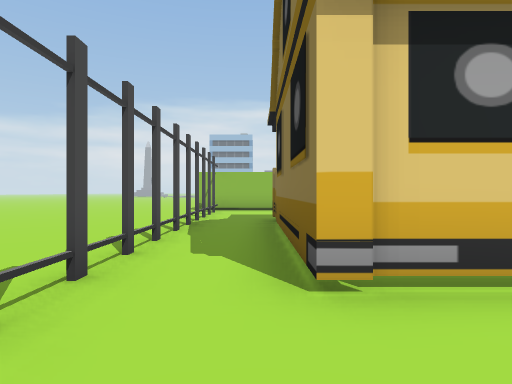
view 1 (above)

18 first-person views from a walk through a Unity game level. The camera is 1.4 m above the floor, looks level and sees 75° across. The floor is counted in squares, 2 m on a side. Each view is taken from the middle of a square. On the plan, view 1 faces up. The plan holds only what a view shows up to about 10 squares ahead; the rest is blank. The place goes on beyond the plan.

view 2
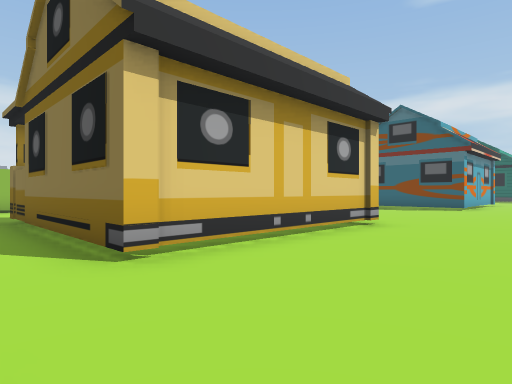

view 3
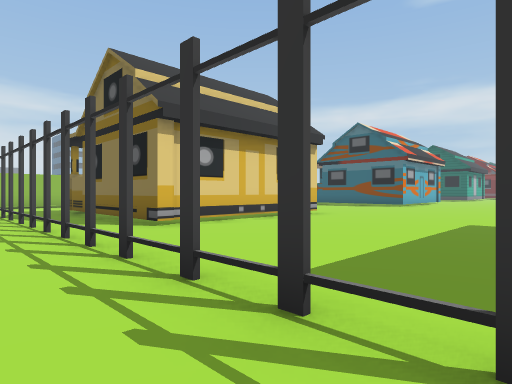

view 4
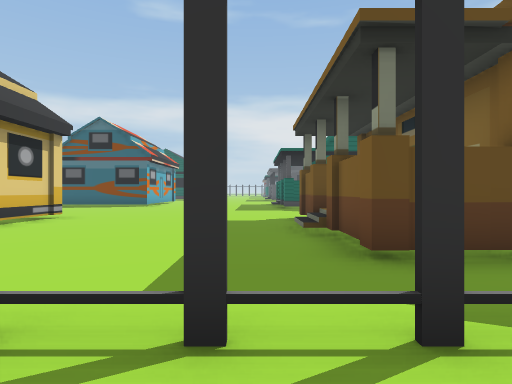

view 5
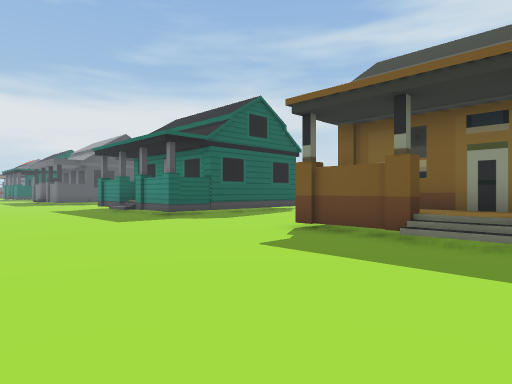

view 6
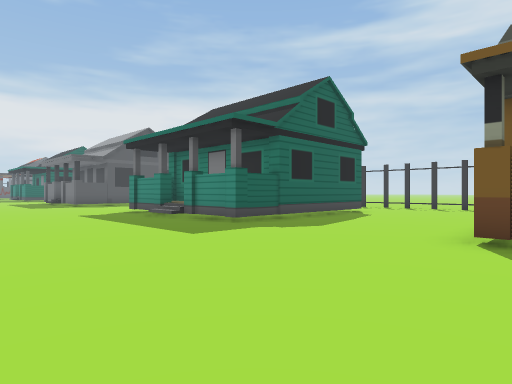

view 7
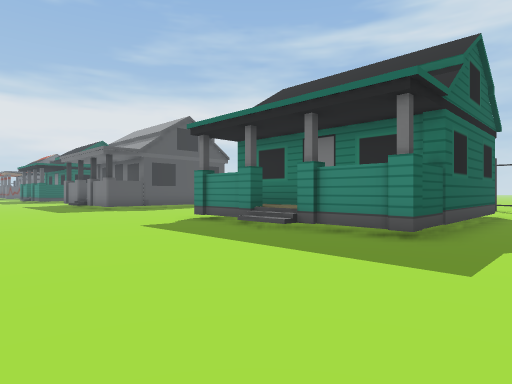

view 8
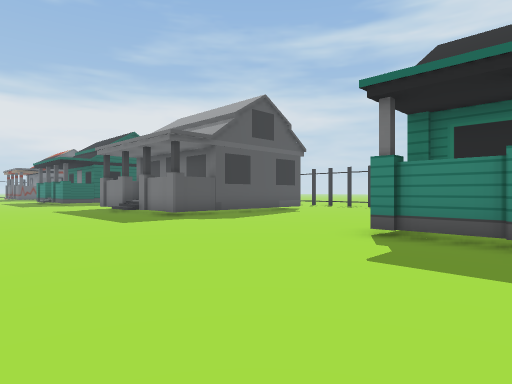

view 9
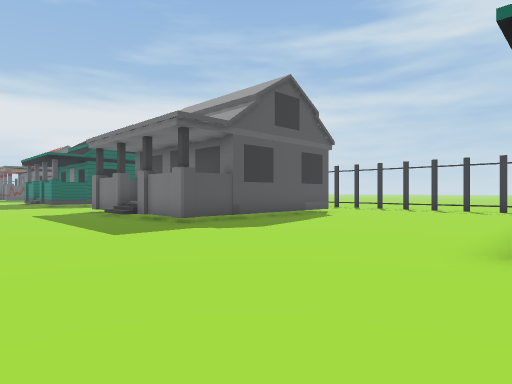

view 10
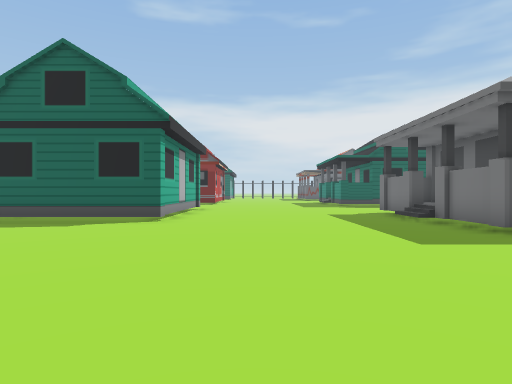

view 11
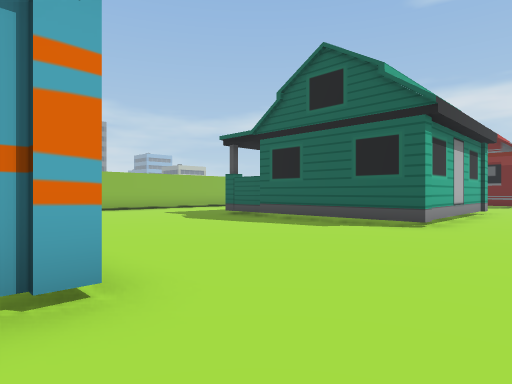

view 12
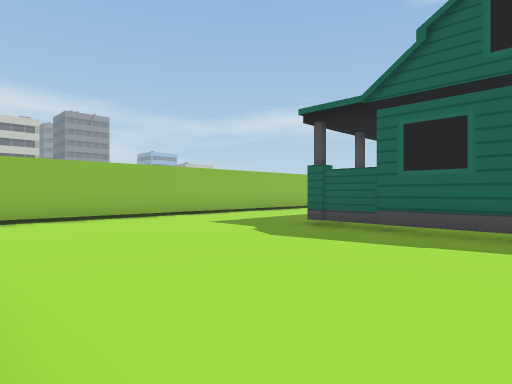

view 13
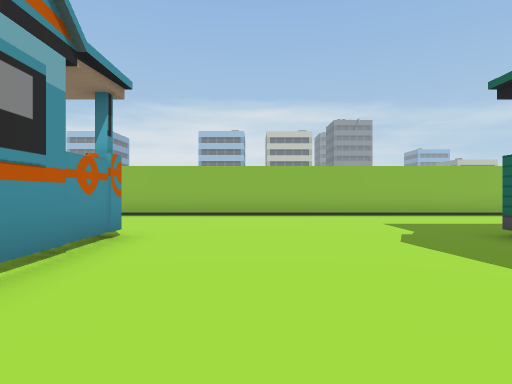

view 14
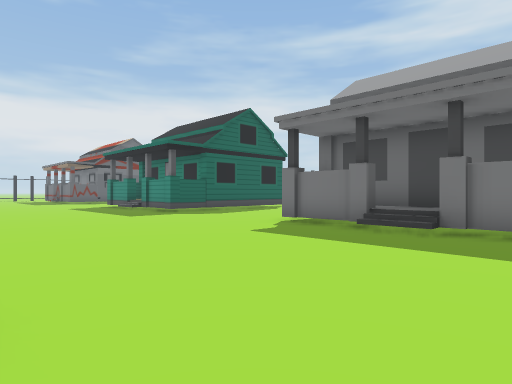

view 15
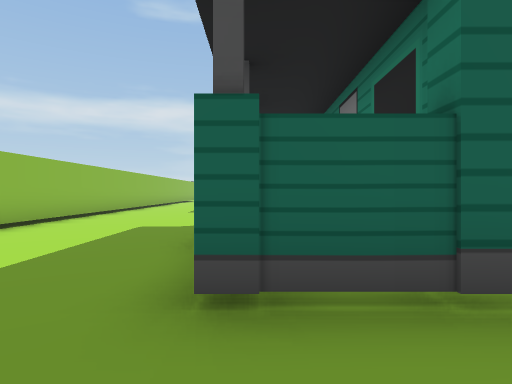

view 16
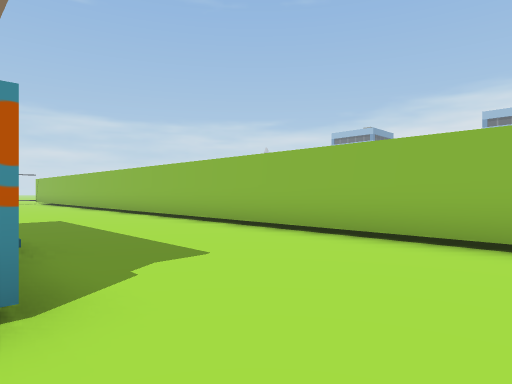

view 17
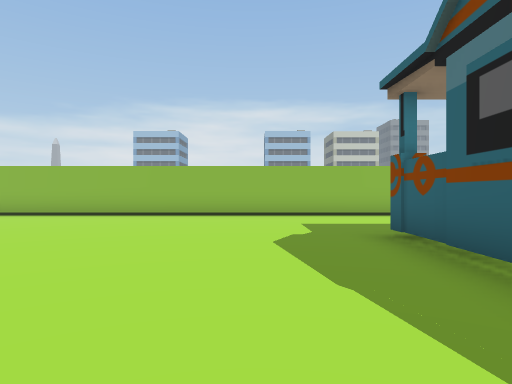

view 18
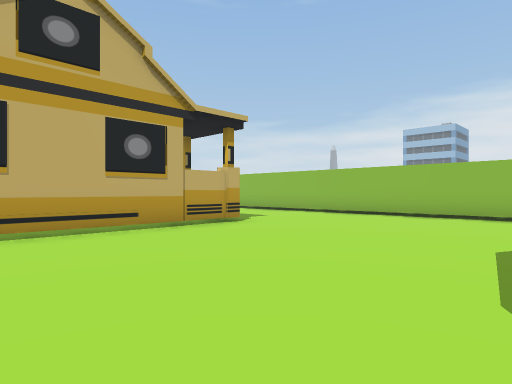

### Floor plan
Key: @ floor where view 1 was taken; # wall or solid block; x gap in a wall; . main floor; : floor 0.75 m higher than the main floor; / step, stairs or slope; H house.
Columns run from 7 left of view 1 to 32 right of it. Each row starts with its distance up from view 1.
 13           ##############################
 12            .............................
 11             ............................
 10 ..... x..   ............................
  9 ......x..   ..........................
  8  .....#HH  HH#......HH  HH......#HH H
  7   ....#H     H......H     H.....H:
  6   ....x..   .H.......     ......H.
  5    ...x..   .H.......     ......H.
  4     ..x..   .H......      ......H.
  3     ..x......H......     .......H....
  2      .x...........       .............
  1      .x.................................
  0     ...@................................
 -1     ....................................
 -2     ....................................
 -3     ..x.................................
 -4     ..# HH/HHH....HHH/HH......HH//HH...
 -5        HH    H....H    H......H    H..
 -6        .HHHHHH....HHHHHH......HHHHHH
 -7              H....H     ......H    H
 -8              H....H     ......H    H
 -9               ....H     .....

Where each view was taken, in squares from view 1:
view 1: 0 up, 0 right, facing up
view 2: 1 down, 1 left, facing up-right
view 3: 4 down, 3 left, facing up-right
view 4: 3 down, 3 left, facing right
view 5: 1 up, 2 right, facing down-right
view 6: 1 up, 5 right, facing down-right
view 7: 1 up, 9 right, facing down-right
view 8: 1 up, 14 right, facing down-right
view 9: 0 up, 16 right, facing down-right
view 10: 0 up, 17 right, facing right
view 11: 0 up, 18 right, facing up-right
view 12: 4 up, 19 right, facing up-right
view 13: 3 up, 21 right, facing up
view 14: 2 up, 23 right, facing down-right
view 15: 8 up, 23 right, facing right
view 16: 8 up, 21 right, facing up-left
view 17: 3 up, 11 right, facing up
view 18: 3 up, 12 right, facing up-left
